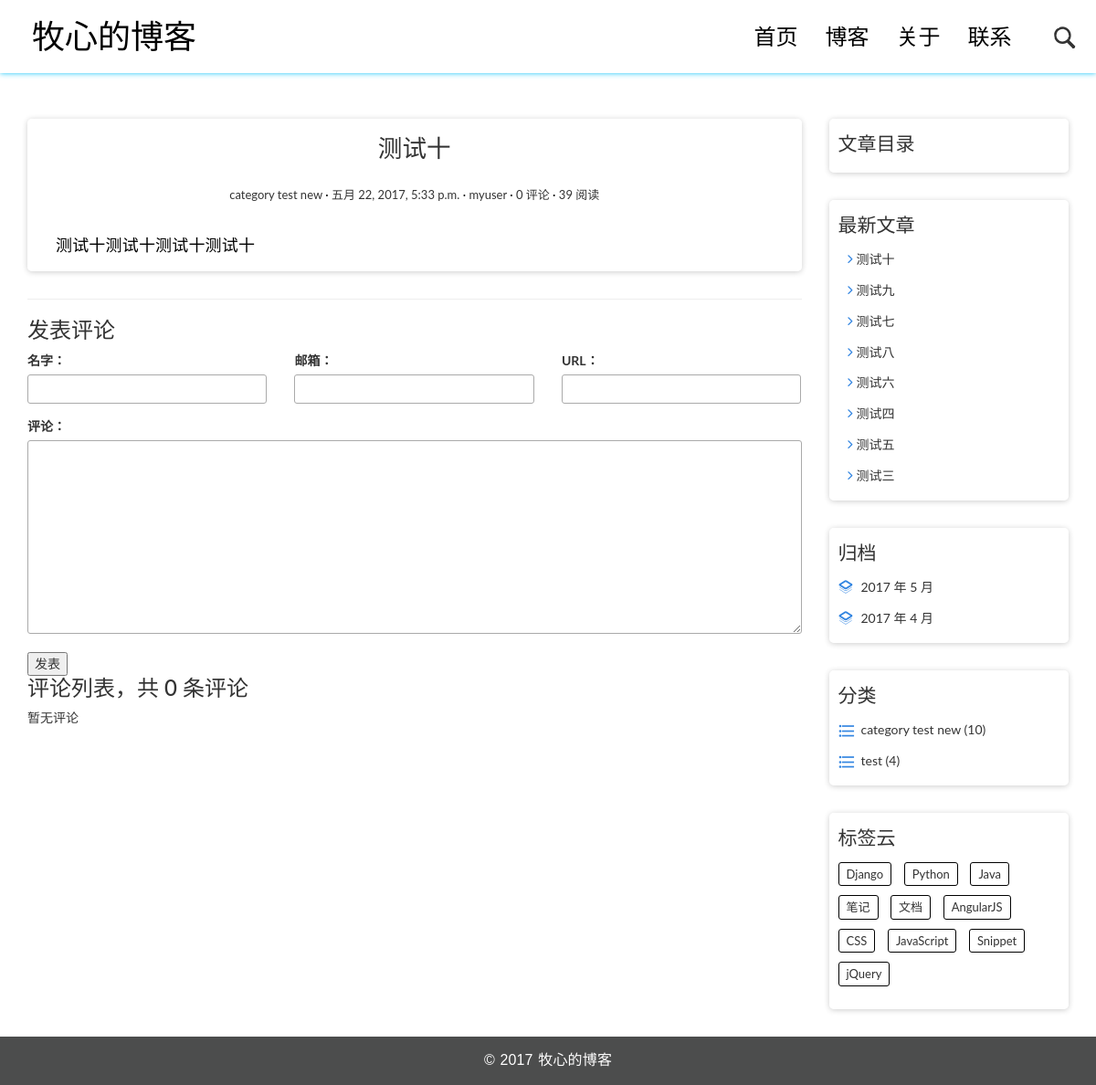
The app's page /post/14/ with its own data.
### blog/models.py (models this page shows, shortened)
@python_2_unicode_compatible
class Post(models.Model):
    title = models.CharField(max_length=70)
    body = models.TextField()
    created_time = models.DateTimeField()
    modified_time = models.DateTimeField()
    excerpt = models.CharField(max_length=200)
    category = models.ForeignKey(Category)
    tags = models.ManyToManyField(Tag, blank=True)
    author = models.ForeignKey(User)
    views = models.PositiveIntegerField(default=0)
    def get_absolute_url(self):
        return reverse('blog:detail', kwargs={'pk': self.pk})
    def increase_views(self):
        self.views += 1
        self.save(update_fields=['views'])
    class Meta:
        ordering = ['-created_time']

@python_2_unicode_compatible
class Category(models.Model):
    name = models.CharField(max_length=100)

### blog/views.py (the view)
# urls.py: url(r'^post/(?P<pk>[0-9]+)/$', views.detail, name='detail'),
def detail(request, pk):
    post = get_object_or_404(Post, pk=pk)
    post.increase_views()
    md = markdown.Markdown(extensions=[
        'markdown.extensions.extra',
        'markdown.extensions.codehilite',
        TocExtension(slugify=slugify),
    ])
    post.body = md.convert(post.body)
    form = CommentForm()
    comment_list = post.comment_set.all()
    post_list = Post.objects.all().order_by('-created_time')
    paginator = Paginator(post_list, 5)
    page = request.GET.get('page')
    try:
        post_list = paginator.page(page)
    except PageNotAnInteger:
        post_list = paginator.page(1)
    except EmptyPage:
        post_list = paginator.page(paginator.num_pages)
    context = {'post': post,
               'toc': md.toc,
               'form': form,
               'comment_list': comment_list,
               'post_list': post_list,
               }
    return render(request, 'blog/detail.html', context=context)

### comments/forms.py
class CommentForm(forms.ModelForm):
    class Meta:
        model = Comment
        fields = ['name', 'email', 'url', 'text']

### blog/templatetags/blog_tags.py (called while the page is built)
@register.simple_tag
def get_recent_posts(num=8):
    return Post.objects.all().order_by('-created_time')[:num]

@register.simple_tag
def archives():
    return Post.objects.dates('created_time', 'month', order='DESC')

@register.simple_tag
def get_categories():
    return Category.objects.annotate(num_posts=Count('post'))

### templates/blog/detail.html (shortened to what this page needs)
{% extends 'base.html' %}
{% load page_tags %}
{% block main %}
    <article class="post post-{{ post.pk }}">
        <header class="entry-header">
            <h1 class="entry-title">{{ post.title }}</h1>
            <div class="entry-meta">
                <span class="post-category"><a href="#">{{ post.category.name }}</a></span>
                <span class="post-date">
                    <a href="#">
                        <time class="entry-date" datetime="{{ post.created_time }}">{{ post.created_time }}</time>
                    </a>
                </span>
                <span class="post-author"><a href="#">{{ post.author }}</a></span>
                <span class="comments-link"><a href="#">{{ post.comment_set.count }} 评论</a></span>
                <span class="views-count"><a href="#">{{ post.views }} 阅读</a></span>
            </div>
        </header>
        <div class="entry-content clearfix">
            {{ post.body|safe }}
        </div>
    </article>
    <section class="comment-area">
        <hr>
        <h3>发表评论</h3>
        <form action="{% url 'comments:post_comment' post.pk %}" method="post" class="comment-form">
            <div class="row">
                <div class="col-md-4">
                    <label for="{{ form.name.id_for_label }}">名字：</label>
                    {{ form.name }}
                </div>
                <div class="col-md-4">
                    <label for="{{ form.email.id_for_label }}">邮箱：</label>
                    {{ form.email }}
                </div>
                <div class="col-md-4">
                    <label for="{{ form.url.id_for_label }}">URL：</label>
                    {{ form.url }}
                </div>
                <div class="col-md-12">
                    <label for="{{ form.text.id_for_label }}">评论：</label>
                    {{ form.text }}
                    <button type="submit" class="comment-btn">发表</button>
                </div>
            </div>
        </form>
         <div class="comment-list-panel">
             <h3>评论列表，共 <span>{{ post.comment_set.count }}</span> 条评论</h3>
             <ul class="comment-list list-unstyled">
                 {% for comment in comment_list %}
                 <li class="comment-item">
                    <span class="nickname">{{ comment.name }}</span>
                    <time class="submit-date">{{ comment.created_time }}</time>
                    <div class="text">{{ comment.text }}</div>
                 </li>
                 {% empty %}
                 暂无评论
                 {% endfor %}
             </ul>
         </div>
    </section>
{% endblock main %}
{% block toc %}
    <div class="widget widget-content">
        <h3 class="widget-title">文章目录</h3>
    </div>
{% endblock toc %}

### templates/base.html (shortened to what this page needs)
{%  load staticfiles %}
{%  load blog_tags %}
<!DOCTYPE html>
<html id="wrapper">
    <head>
        <link rel="stylesheet" href="{% static 'blog/css/bootstrap.min.css' %}">
        <link rel="stylesheet" href="{% static 'blog/css/iconfont.css' %}">
        <link rel="stylesheet" href="{% static 'blog/css/pace.css' %}">
        <link rel="stylesheet" href="{% static 'blog/css/custom.css' %}">
    </head>
    <body >
        <header class="site-header">
            <div class="container">
                <div class="row">
                    <div class="col-md-4 col-sm-5 col-xs-8">
                        <div class="logo">
                            <h1><a href="{% url 'blog:index' %}">牧心的博客</a></h1>
                        </div>
                    </div>
                    <div class="col-md-8 col-sm-7 col-xs-4">
                        <nav class="main-nav" role="navigation">
                            <div class="collapse navbar-collapse" id="bs-example-navbar-collapse-1">
                                <ul class="nav navbar-nav navbar-right">
                                    <li class="cl-effect-11"><a href="{% url 'blog:index' %}" data-hover="首页">首页</a></li>
                                    <li class="cl-effect-11"><a href="{% url 'blog:full_blog' %}" data-hover="博客">博客</a></li>
                                    <li class="cl-effect-11"><a href="{% url 'blog:about' %}" data-hover="关于">关于</a></li>
                                    <li class="cl-effect-11"><a href="{% url 'blog:contact' %}" data-hover="联系">联系</a></li>
                                </ul>
                            </div>
                        </nav>
                        <div id="header-search-box">
                            <a id="search-menu" href="#">
                                <i id="search-icon" class="iconfont icon-sousuo_sousuo"></i>
                            </a>
                        </div>
                    </div>
                </div>
            </div>
        </header>
        <div class="content-body">
            <div class="container">
                <div class="row">
                    <main class="col-md-9">
                        {% block main %}
                        {% endblock main %}
                    </main>
                    <aside class="col-md-3">
                        {% block toc %}
                        {% endblock toc %}
                        <div class="widget widget-recent-posts">
                            <h3 class="widget-title">最新文章</h3>
                            {% get_recent_posts as recent_post_list %}
                            <ul>
                                {% for post in recent_post_list %}
                                <li>
                                    <i class="iconfont icon-jiantouright"></i>
                                    <a href="{{ post.get_absolute_url }}">{{ post.title }}</a>
                                </li>
                                {% empty %}
                                暂无文章！
                                {% endfor %}
                            </ul>
                        </div>
                        <div class="widget widget-archives">
                            <h3 class="widget-title">归档</h3>
                            {% archives as date_list %}
                            <ul>
                                {% for date in date_list %}
                                <li>
                                    <i class="iconfont icon-guidang"></i>
                                    <a href="{% url 'blog:archives' date.year date.month %}">
                                        {{ date.year }} 年 {{ date.month }} 月
                                    </a>
                                </li>
                                {% empty %}
                                暂无归档！
                                {% endfor %}
                            </ul>
                        </div>
                        <div class="widget widget-category">
                            <h3 class="widget-title">分类</h3>
                            {% get_categories as category_list %}
                            <ul>
                                {% for category in category_list %}
                                <li>
                                    <i class="iconfont icon-fenlei"></i>
                                    <a href="{% url 'blog:category' category.pk %}">{{ category.name }} <span class="post-count">({{ category.num_posts }})</span></a>
                                </li>
                                {% empty %}
                                暂无分类！
                                {% endfor %}
                            </ul>
                        </div>
                        <div class="widget widget-tag-cloud">
                            <h3 class="widget-title">标签云</h3>
                            <ul>
                                <li>
                                    <a href="#">Django</a>
                                </li>
                                <li>
                                    <a href="#">Python</a>
                                </li>
                                <li>
                                    <a href="#">Java</a>
                                </li>
                                <li>
                                    <a href="#">笔记</a>
                                </li>
                                <li>
                                    <a href="#">文档</a>
                                </li>
                                <li>
                                    <a href="#">AngularJS</a>
                                </li>
                                <li>
                                    <a href="#">CSS</a>
                                </li>
                                <li>
                                    <a href="#">JavaScript</a>
                                </li>
                                <li>
                                    <a href="#">Snippet</a>
                                </li>
                                <li>
                                    <a href="#">jQuery</a>
                                </li>
                            </ul>
                        </div>
                    </aside>
                </div>
            </div>
        </div>
        <footer class="site-footer">
                <div class="container">
                    <div class="row">
                        <div class="col-md-12">
                            <p class="copyright">&copy 2017 牧心的博客</p>
                        </div>
                    </div>
                </div>
            </footer>
    </body>
</html>

### records on screen
Post: title "测试十", category.name "category test new", created_time "五月 22, 2017, 5:33 p.m.", author "myuser", comment_set.count "0", views "39", body "测试十测试十测试十测试十"
Post: title "测试九"
Post: title "测试七"
Post: title "测试八"
Post: title "测试六"
Post: title "测试四"
Post: title "测试五"
Post: title "测试三"
Category: name "category test new", num_posts "10"
Category: name "test", num_posts "4"

### other values on screen
{{ date.year }} "2017" "2017"
{{ date.month }} "5" "4"
